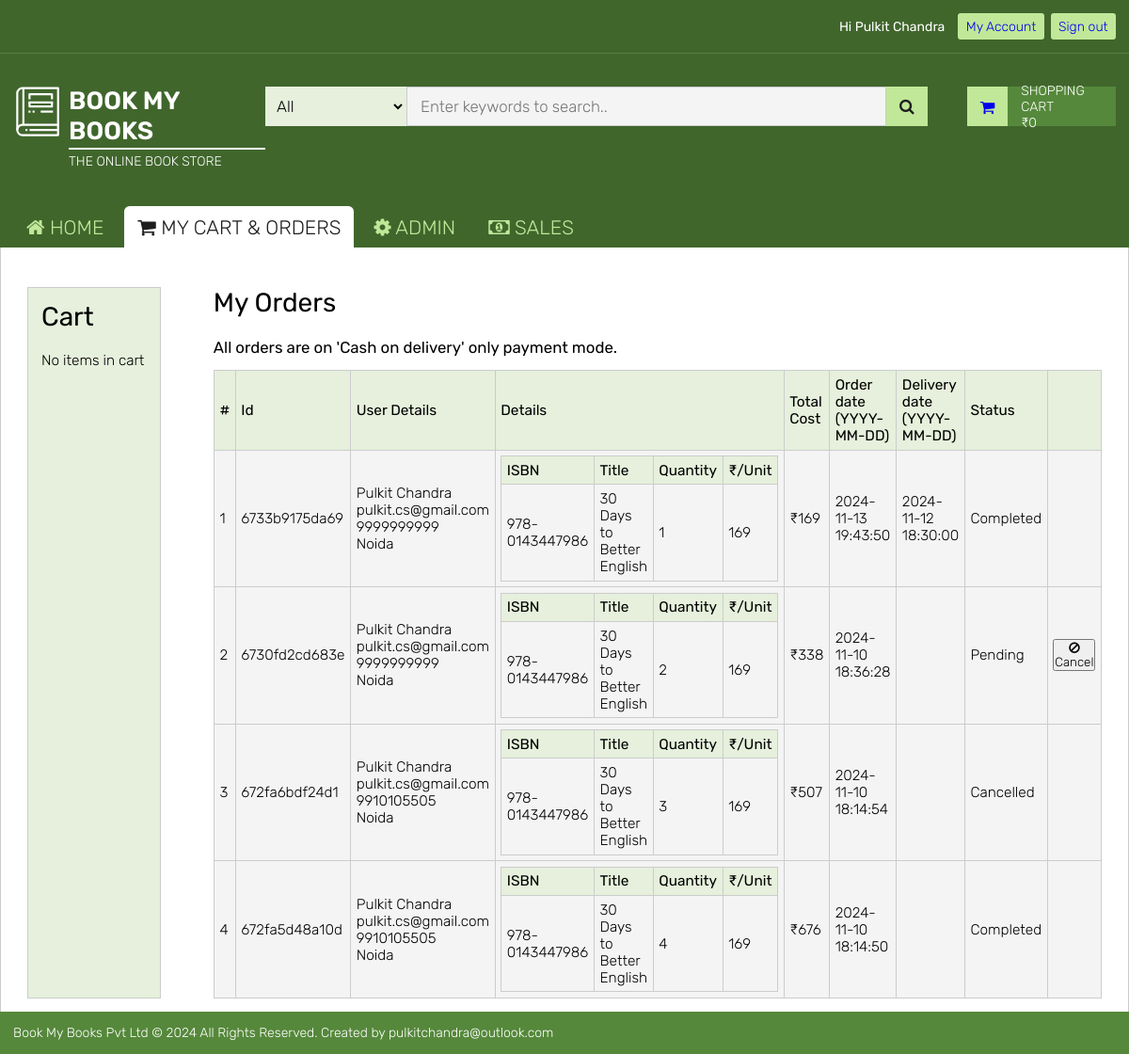
Page /cart.php (signed in) on the earlier database version.
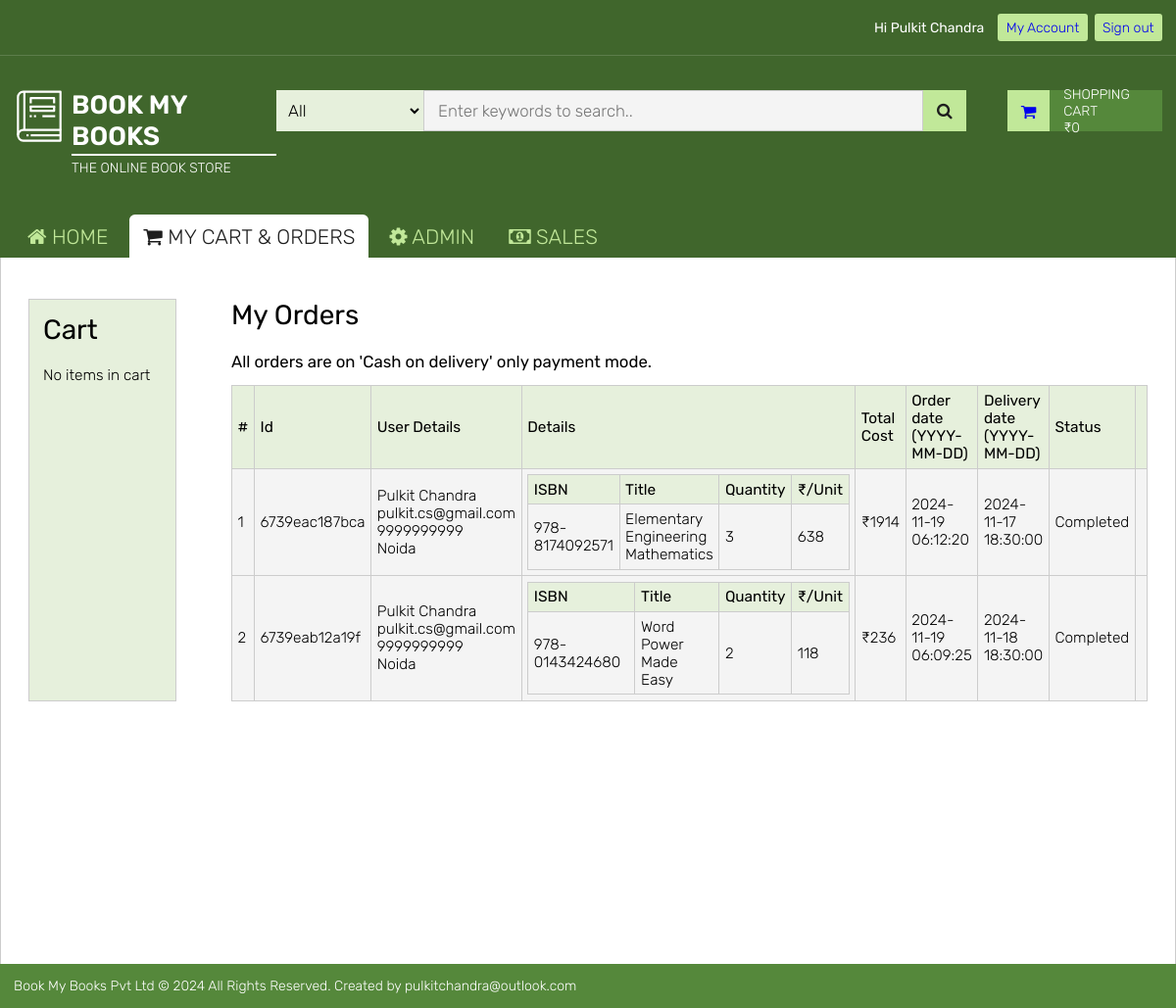
Same page on the later database version.
### tables this page shows
CREATE TABLE IF NOT EXISTS `orders` (
  `id` varchar(50) NOT NULL,
  `user` varchar(50) NOT NULL,
  `address` varchar(50) NOT NULL,
  `mobile` varchar(50) NOT NULL,
  `details` longtext NOT NULL,
  `status` enum('0','1','2','3') NOT NULL DEFAULT '0' COMMENT '0 = pending\r\n1 = Processing\r\n2 = Complete\r\n3 = Cancelled\r\n',
  `cost` int(11) NOT NULL,
  `order_date` timestamp NOT NULL DEFAULT current_timestamp() ON UPDATE current_timestamp(),
  `delivery_date` timestamp NULL DEFAULT NULL,
  `admin_comments` varchar(50) NOT NULL DEFAULT ''
);

### classes/Database.php (called while the page is built, shortened)
<?php
  class Database {
    private $conn;
    function init($url, $dbName, $username, $password) {
      try {
        $this->conn = new PDO("mysql:host=$url;dbname=$dbName", $username, $password);
        $this->conn->setAttribute(PDO::ATTR_ERRMODE, PDO::ERRMODE_EXCEPTION);
      }
      catch (PDOException $e) {
        echo "Connection failed: " . $e->getMessage();
      }
    }
    function executeSQL($sql) {
      try {
        $stmt = $this->conn->prepare($sql);
        $stmt->execute();
        $stmt->setFetchMode(PDO::FETCH_ASSOC);
        return $stmt->fetchAll();
      }
      catch(PDOException $e) {
        echo "Unable to execute query". $e->getMessage();
      }
    }
    function getOrders($user) {
      $sql = "select * from orders where user = '".$user."' ORDER BY order_date DESC";
      $result = $this->executeSQL($sql);
      return $result;
    }
  }
?>

### cart.php (the view, shortened to what this page needs)
<?php
  require_once("./classes/Database.php");
  function ordersView($db) {
    $result = $db -> getOrders($_SESSION['email']);
    $count = sizeof($result);
    if($count === 0) return "<p>No Orders Found!</p>";
    else {
      $str = "
      <table class='table' border='0' cellspacing='0' cellpadding='0'>
        <thead>
          <tr>
            <th>#</th>
            <th>Id</th>
            <th>User Details</th>
            <th>Details</th>
            <th>Total Cost</th>
            <th>Order date (YYYY-MM-DD)</th>
            <th>Delivery date (YYYY-MM-DD)</th>
            <th>Status</th>
            <th></th>
          </tr>
        </thead>
      <tbody>";
      for($i = 0; $i < $count; $i++) {
        $id = $result[$i]['id'];
        $user = $result[$i]['user'];
        $address = $result[$i]['address'];
        $mobile = $result[$i]['mobile'];
        $details = $result[$i]['details'];
        $cost = $result[$i]['cost'];
        $order_date = $result[$i]['order_date'];
        $delivery_date = $result[$i]['delivery_date'];
        $statusKey = $result[$i]['status'];
        $serialNo = $i + 1;
        $status = '';
        switch($statusKey) {
          case '0':
            $status = 'Pending';
            break;
          case '2':
            $status = 'Completed';
            break;
          case '3':
            $status = 'Cancelled';
            break;
        }
        $cart = json_decode($details);
        $cartData = "<table class='table' border='0' cellspacing='0' cellpadding='0'>
          <thead>
            <tr>
              <th>ISBN</th>
              <th>Title</th>
              <th>Quantity</th>
              <th>₹/Unit</th>
            </tr>
          </thead>
          <tbody>";
        $keys = array_keys(get_object_vars($cart));
        for($n = 0; $n < sizeof($keys); $n++) {
          $isbn = $keys[$n];
          $title = $cart->$isbn->title;
          $quantity = $cart->$isbn->quantity;
          $price = $cart->$isbn->price;
          $cartData.="<tr><td>".$isbn."</td><td>".$title."</td><td>".$quantity."</td><td>".$price."</td></tr>";
        }
        $cartData.= "</tbody></table>";
        $button = null;
        if($statusKey === '1' || $statusKey === '0') {
          $button = "<button type='button' class='edit-link' onclick='cancelOrder(event, `".$id."`)'><i class='fa fa-ban' aria-hidden='true'></i> Cancel</button>";
        }
        $str.="
          <tr>
            <td>".$serialNo."</td>
            <td>".$id."</td>
            <td>
              <p>".$_SESSION['name']."</p>
              <p>".$user."</p>
              <p>".$mobile."</p>
              <p>".$address."</p>
            </td>
            <td>".$cartData."</td>
            <td>₹".$cost."</td>
            <td>".$order_date."</td>
            <td>".$delivery_date."</td>
            <td>".$status."</td>
            <td>".$button."</td>
          </tr>";
      };
      $str .= "</tbody></table>";
    }
    return $str;
  }
?>
<!DOCTYPE html>
<html lang="en">
  <head>
    <?php
      require_once("./partials/styles.php");
    ?>
  </head>
  <body>
    <?php
      require_once("./partials/full-header.php");
    ?>
    <main class="main bmb-container">
      <div class="sub-section">
      <div class="side-control">
        <h1 class="heading">Cart</h1>
        <aside class="cart-details"></aside>
      </div>
        <div class="content">
          <h1 class="heading">My Orders</h1>
          <h3 style="margin-bottom: 1rem; font-size: 1.2rem; font-weight: 400">All orders are on 'Cash on delivery' only payment mode.</h3>
          <section><?= ordersView($db) ?></section>
        </div>
      </div>
    </main>
    <?php require_once("./partials/footer.php") ?>
  </body>
</html>

Differences in the rows shown:
removed orders: id "6733b9175da69", user "pulkit.cs@gmail.com", mobile "9999999999", address "Noida", cost "169", order_date "2024-11-13 19:43:50", delivery_date "2024-11-12 18:30:00", status "Completed"
removed orders: id "6730fd2cd683e", user "pulkit.cs@gmail.com", mobile "9999999999", address "Noida", cost "338", order_date "2024-11-10 18:36:28", status "Pending"
removed orders: id "672fa6bdf24d1", user "pulkit.cs@gmail.com", mobile "9910105505", address "Noida", cost "507", order_date "2024-11-10 18:14:54", status "Cancelled"
removed orders: id "672fa5d48a10d", user "pulkit.cs@gmail.com", mobile "9910105505", address "Noida", cost "676", order_date "2024-11-10 18:14:50", status "Completed"
added orders: id "6739eac187bca", user "pulkit.cs@gmail.com", mobile "9999999999", address "Noida", cost "1914", order_date "2024-11-19 06:12:20", delivery_date "2024-11-17 18:30:00", status "Completed"
added orders: id "6739eab12a19f", user "pulkit.cs@gmail.com", mobile "9999999999", address "Noida", cost "236", order_date "2024-11-19 06:09:25", delivery_date "2024-11-18 18:30:00", status "Completed"
Other differences:
$serialNo: "1 2 3 4" → "1 2"
$_SESSION['name']: "Pulkit Chandra Pulkit Chandra Pulkit Chandra Pulkit Chandra" → "Pulkit Chandra Pulkit Chandra"
text no longer shown: "ISBN ISBN ISBN ISBN Title Title Title Title Quantity Quantity Quantity Quantity ₹/Unit ₹/Unit ₹/Unit ₹/Unit ₹ ₹ ₹ ₹ Cancel"
text now shown: "ISBN ISBN Title Title Quantity Quantity ₹/Unit ₹/Unit ₹ ₹"
new list line: "978-8174092571 Elementary Engineering Mathematics 3 638"
new list line: "978-0143424680 Word Power Made Easy 2 118"
list line gone: "978-0143447986 30 Days to Better English 1 169"
list line gone: "978-0143447986 30 Days to Better English 2 169"
list line gone: "978-0143447986 30 Days to Better English 3 169"
list line gone: "978-0143447986 30 Days to Better English 4 169"
